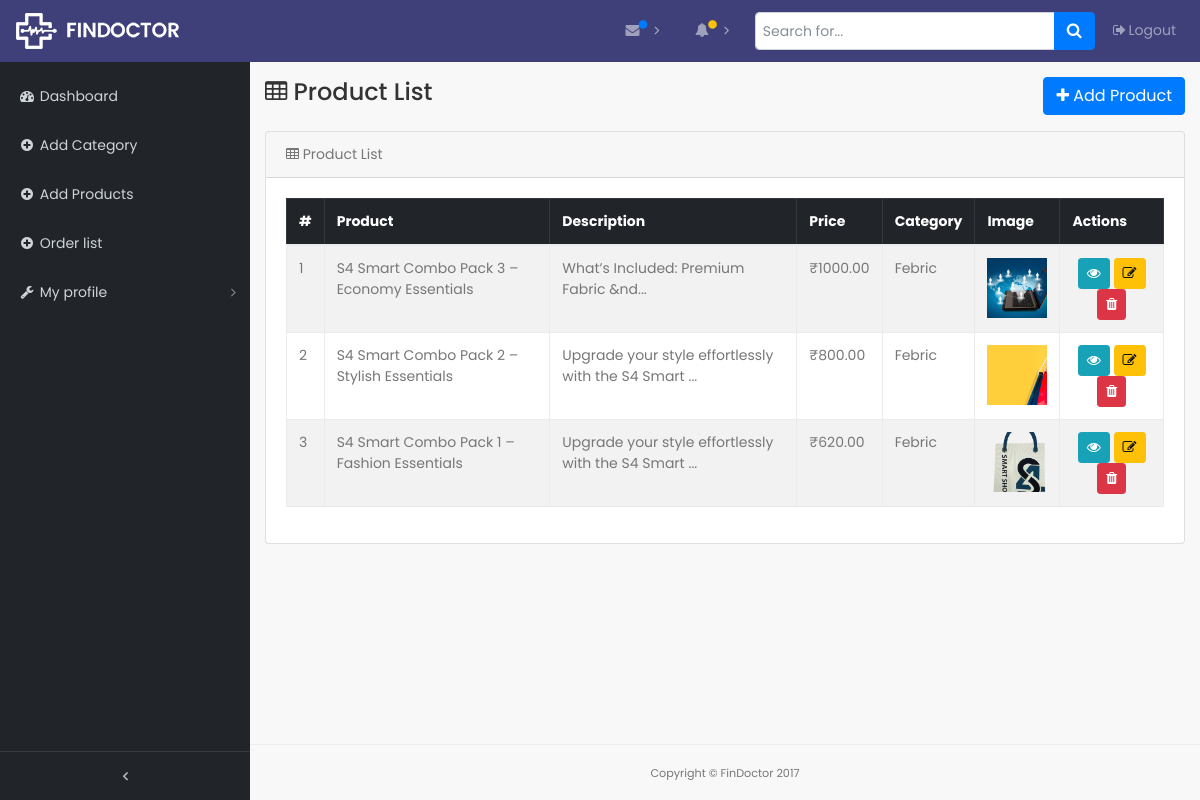
The app's page /back/add_product.php with its own data.
### tables this page shows
CREATE TABLE `products` (
  `id` int(11) NOT NULL,
  `category_id` int(11) NOT NULL,
  `name` varchar(255) NOT NULL,
  `sizes` varchar(255) DEFAULT NULL,
  `slug` varchar(255) NOT NULL,
  `description` text NOT NULL,
  `price` decimal(10,2) NOT NULL,
  `feature-img` text NOT NULL,
  `image` varchar(255) NOT NULL
);

CREATE TABLE `categories` (
  `id` int(11) NOT NULL,
  `name` varchar(100) NOT NULL,
  `description` text NOT NULL,
  `image` varchar(255) NOT NULL,
  `slug` varchar(255) DEFAULT NULL
);

### back/add_product.php (the view, shortened to what this page needs)
<?php
$conn = new mysqli("localhost", "root", "", "s4shopdb");
$result = $conn->query("
    SELECT p.*, c.name AS category_name
    FROM products p
    JOIN categories c ON p.category_id = c.id
    ORDER BY p.id DESC
");
?>
<?php include('head.php'); ?>
<body>
<?php include('navbar.php'); ?>
<div class="content-wrapper">
    <div class="container-fluid">
        <ol class="breadcrumb">
            <li class="breadcrumb-item"><a href="#">Dashboard</a></li>
            <li class="breadcrumb-item active">Products</li>
        </ol>
        <div class="d-flex justify-content-between align-items-center mb-3">
            <h4><i class="fa fa-table"></i> Product List</h4>
            <button class="btn btn-primary" data-bs-toggle="modal" data-bs-target="#addProductModal">
                <i class="fa fa-plus"></i> Add Product
            </button>
        </div>
        <div class="card mb-3">
            <div class="card-header"><i class="fa fa-table"></i> Product List</div>
            <div class="card-body">
                <table class="table table-bordered table-striped">
                    <thead class="table-dark">
                        <tr>
                            <th>#</th>
                            <th>Product</th>
                            <th>Description</th>
                            <th>Price</th>
                            <th>Category</th>
                            <th>Image</th>
                            <th>Actions</th>
                        </tr>
                    </thead>
                    <tbody>
                        <?php if ($result && $result->num_rows > 0):
                            $i = 1;
                            while ($row = $result->fetch_assoc()): ?>
                            <tr>
                                <td><?php echo $i++; ?></td>
                                <td><?php echo htmlspecialchars($row['name']); ?></td>
                                <td><?php echo substr(strip_tags($row['description']), 0, 50) . '...'; ?></td>
                                <td>₹<?php echo $row['price']; ?></td>
                                <td><?php echo htmlspecialchars($row['category_name']); ?></td>
                                <td><img src="uploads/<?php echo htmlspecialchars($row['image']); ?>" width="60" height="60" style="object-fit:cover;"></td>
                                <td class="text-center">
                                    <button class="btn btn-sm btn-info" data-bs-toggle="modal" data-bs-target="#viewModal<?php echo $row['id']; ?>"><i class="fa fa-eye"></i></button>
                                    <button class="btn btn-sm btn-warning" data-bs-toggle="modal" data-bs-target="#editModal<?php echo $row['id']; ?>"><i class="fa fa-edit"></i></button>
                                    <a href="add_product.php?delete=<?php echo $row['id']; ?>"
                                       class="btn btn-sm btn-danger"
                                       onclick="return confirm('Are you sure you want to delete this product?');">
                                       <i class="fa fa-trash"></i>
                                    </a>
                                </td>
                            </tr>
                        <?php endwhile; else: ?>
                            <tr><td colspan="8" class="text-center">No products found</td></tr>
                        <?php endif; ?>
                    </tbody>
                </table>
            </div>
        </div>
    </div>
</div>
<?php include('footer.php'); ?>
<?php include('js.php'); ?>
</body>
</html>

### back/head.php (shortened to what this page needs)
   <!DOCTYPE html>
<html lang="en">
<head>
  <link href="vendor/bootstrap/css/bootstrap.min.css" rel="stylesheet">
  <link href="vendor/font-awesome/css/font-awesome.min.css" rel="stylesheet" type="text/css">
  <link href="vendor/datatables/dataTables.bootstrap4.css" rel="stylesheet">
  <link href="vendor/dropzone.css" rel="stylesheet">
  <link href="css/admin.css" rel="stylesheet">
  <link href="css/admin.css" rel="stylesheet">
    <link href="css/editor.css" rel="stylesheet">
  <link rel="stylesheet" href="js/editor/summernote-bs4.css">
</head>

### back/navbar.php (shortened to what this page needs)
<nav class="navbar navbar-expand-lg navbar-dark bg-default fixed-top" id="mainNav">    <a class="navbar-brand" href="index.html"><img src="img/logo.png" data-retina="true" alt="" width="163" height="36"></a>
   <div class="collapse navbar-collapse" id="navbarResponsive">
     <ul class="navbar-nav navbar-sidenav" id="exampleAccordion">
       <li class="nav-item" data-toggle="tooltip" data-placement="right" title="Dashboard">
         <a class="nav-link" href="index.php">
           <i class="fa fa-fw fa-dashboard"></i>
           <span class="nav-link-text">Dashboard</span>
         </a>
       </li>
	<li class="nav-item" data-toggle="tooltip" data-placement="right" title="Add listing">
         <a class="nav-link" href="add_category.php">
           <i class="fa fa-fw fa-plus-circle"></i>
           <span class="nav-link-text">Add Category</span>
         </a>
       </li>
       <li class="nav-item" data-toggle="tooltip" data-placement="right" title="Add listing">
         <a class="nav-link" href="add_product.php">
           <i class="fa fa-fw fa-plus-circle"></i>
           <span class="nav-link-text">Add Products</span>
         </a>
       </li>
        <li class="nav-item" data-toggle="tooltip" data-placement="right" title="Add listing">
         <a class="nav-link" href="orders_list.php">
           <i class="fa fa-fw fa-plus-circle"></i>
           <span class="nav-link-text">Order list</span>
         </a>
       </li>
        <li class="nav-item" data-toggle="tooltip" data-placement="right" title="My profile">
         <a class="nav-link nav-link-collapse collapsed" data-toggle="collapse" href="#collapseProfile" data-parent="#exampleAccordion">
           <i class="fa fa-fw fa-wrench"></i>
           <span class="nav-link-text">My profile</span>
         </a>
       </li>
     </ul>
     <ul class="navbar-nav sidenav-toggler">
       <li class="nav-item">
         <a class="nav-link text-center" id="sidenavToggler">
           <i class="fa fa-fw fa-angle-left"></i>
         </a>
       </li>
     </ul>
     <ul class="navbar-nav ml-auto">
       <li class="nav-item dropdown">
         <a class="nav-link dropdown-toggle mr-lg-2" id="messagesDropdown" href="#" data-toggle="dropdown" aria-haspopup="true" aria-expanded="false">
           <i class="fa fa-fw fa-envelope"></i>
           <span class="indicator text-primary d-none d-lg-block">
             <i class="fa fa-fw fa-circle"></i>
           </span>
         </a>
       </li>
       <li class="nav-item dropdown">
         <a class="nav-link dropdown-toggle mr-lg-2" id="alertsDropdown" href="#" data-toggle="dropdown" aria-haspopup="true" aria-expanded="false">
           <i class="fa fa-fw fa-bell"></i>
           <span class="indicator text-warning d-none d-lg-block">
             <i class="fa fa-fw fa-circle"></i>
           </span>
         </a>
       </li>
       <li class="nav-item">
         <form class="form-inline my-2 my-lg-0 mr-lg-2">
           <div class="input-group">
             <input class="form-control search-top" type="text" placeholder="Search for...">
             <span class="input-group-btn">
               <button class="btn btn-primary" type="button">
                 <i class="fa fa-search"></i>
               </button>
             </span>
           </div>
         </form>
       </li>
       <li class="nav-item">
         <a class="nav-link" data-toggle="modal" data-target="#exampleModal">
           <i class="fa fa-fw fa-sign-out"></i>Logout</a>
       </li>
     </ul>
   </div>
 </nav>

### back/footer.php (shortened to what this page needs)
<footer class="sticky-footer">
  <div class="container">
    <div class="text-center">
      <small>Copyright © FinDoctor 2017</small>
    </div>
  </div>
</footer>

### back/js.php (shortened to what this page needs)
</body>
</html>

### back/css/admin.css (style rules this page uses)
html { position: relative; min-height: 100%; }
body { overflow-x: hidden; }
.content-wrapper { min-height: calc(100vh - 62px); padding-top: 1rem; }
#mainNav .navbar-collapse { overflow: auto; max-height: 75vh; }
#mainNav .navbar-collapse .navbar-nav .nav-item .nav-link { cursor: pointer; }
#mainNav .navbar-collapse .navbar-sidenav .nav-link-collapse:after { float: right; content: '\f107'; font-family: 'FontAwesome'; }
#mainNav .navbar-collapse .navbar-sidenav .nav-link-collapse.collapsed:after { content: '\f105'; }
#mainNav .navbar-collapse .sidenav-toggler { display: none; }
#mainNav .navbar-collapse .navbar-nav > .nav-item.dropdown > .nav-link { position: relative; min-width: 45px; }
#mainNav .navbar-collapse .navbar-nav > .nav-item.dropdown > .nav-link:after { float: right; width: auto; content: '\f105'; border: none; font-family: 'FontAwesome'; }
#mainNav .navbar-collapse .navbar-nav > .nav-item.dropdown > .nav-link .indicator { position: absolute; top: 5px; left: 21px; font-size: 10px; }
@media (min-width: 992px) { #mainNav .navbar-brand { width: 250px; } }
@media (min-width: 992px) { #mainNav .navbar-collapse { overflow: visible; max-height: none; } }
@media (min-width: 992px) { #mainNav .navbar-collapse .navbar-sidenav { position: absolute; top: 0; left: 0; overflow-x: hidden; overflow-y: auto; -webkit-flex-direction: column; -ms-flex-direction: column; flex-direction: column; margin-top: 62px; } }
@media (min-width: 992px) { #mainNav .navbar-collapse .navbar-sidenav > .nav-item { width: 250px; padding: 0; } }
@media (min-width: 992px) { #mainNav .navbar-collapse .navbar-sidenav > .nav-item > .nav-link { padding: 1em; padding-left: 18px; } }
@media (min-width: 992px) { #mainNav .navbar-collapse .navbar-nav > .nav-item.dropdown > .nav-link { min-width: 0; } }
@media (min-width: 992px) { #mainNav .navbar-collapse .navbar-nav > .nav-item.dropdown > .nav-link:after { width: 24px; text-align: center; } }
#mainNav.fixed-top .sidenav-toggler { display: none; }
@media (min-width: 992px) { #mainNav.fixed-top .navbar-sidenav { height: calc(100vh - 111px); } }
@media (min-width: 992px) { #mainNav.fixed-top .sidenav-toggler { position: absolute; top: 0; left: 0; display: flex; overflow-x: hidden; overflow-y: auto; -webkit-flex-direction: column; -ms-flex-direction: column; flex-direction: column; margin-top: calc(100vh - 49px); } }
@media (min-width: 992px) { #mainNav.fixed-top .sidenav-toggler > .nav-item { width: 250px; padding: 0; } }
@media (min-width: 992px) { #mainNav.fixed-top .sidenav-toggler > .nav-item > .nav-link { padding: 1em; } }
#mainNav.fixed-top.navbar-dark .sidenav-toggler { background-color: #212529; border-top: 1px solid #343a40; }
#mainNav.fixed-top.navbar-dark .sidenav-toggler a i { color: #adb5bd; }
.content-wrapper { overflow-x: hidden; background: white; }
@media (min-width: 992px) { .content-wrapper { margin-left: 250px; } }
#sidenavToggler i { font-weight: 800; }
#mainNav.navbar-dark .navbar-collapse .navbar-sidenav .nav-link-collapse:after { color: #868e96; }
#mainNav.navbar-dark .navbar-collapse .navbar-sidenav > .nav-item > .nav-link { color: #ced4da; }
#mainNav.navbar-dark .navbar-collapse .navbar-nav > .nav-item.dropdown > .nav-link:after { color: #adb5bd; }
@media (min-width: 992px) { #mainNav.navbar-dark .navbar-collapse .navbar-sidenav { background: #212529; padding-top: 10px; } }
footer.sticky-footer { position: absolute; right: 0; bottom: 0; width: 100%; height: 56px; border-top: 1px solid #ededed; line-height: 55px; }
@media (min-width: 992px) { footer.sticky-footer { width: calc(100% - 250px); } }
body { background: #f8f8f8; color: #777 !important; font-family: "Poppins", Helvetica, sans-serif; font-size: 14px; font-size: 0.875rem; }
.content-wrapper { background: #f8f8f8; }
h1, h2, h3, h4, h5, h6 { color: #333 !important; }
a { color: #007bff; text-decoration: none; -moz-transition: all 0.5s ease-in-out; -o-transition: all 0.5s ease-in-out; -webkit-transition: all 0.5s ease-in-out; -ms-transition: all 0.5s ease-in-out; transition: all 0.5s ease-in-out; outline: none; }
.bg-default { background-color: #3f4079; }
.form-control { font-size: 14px; font-size: 0.875rem; padding: .65rem; }
.form-control.search-top { width: 300px; padding: .45rem; }

### records on screen
products: name "S4 Smart Combo Pack 3 – Economy Essentials", description "What’s Included: Premium Fabric &nd", price "1000.00", category.name "Febric", image (picture)
products: name "S4 Smart Combo Pack 2 – Stylish Essentials", description "Upgrade your style effortlessly with the S4 Smart", price "800.00", category.name "Febric", image (picture)
products: name "S4 Smart Combo Pack 1 – Fashion Essentials", description "Upgrade your style effortlessly with the S4 Smart", price "620.00", category.name "Febric", image (picture)
